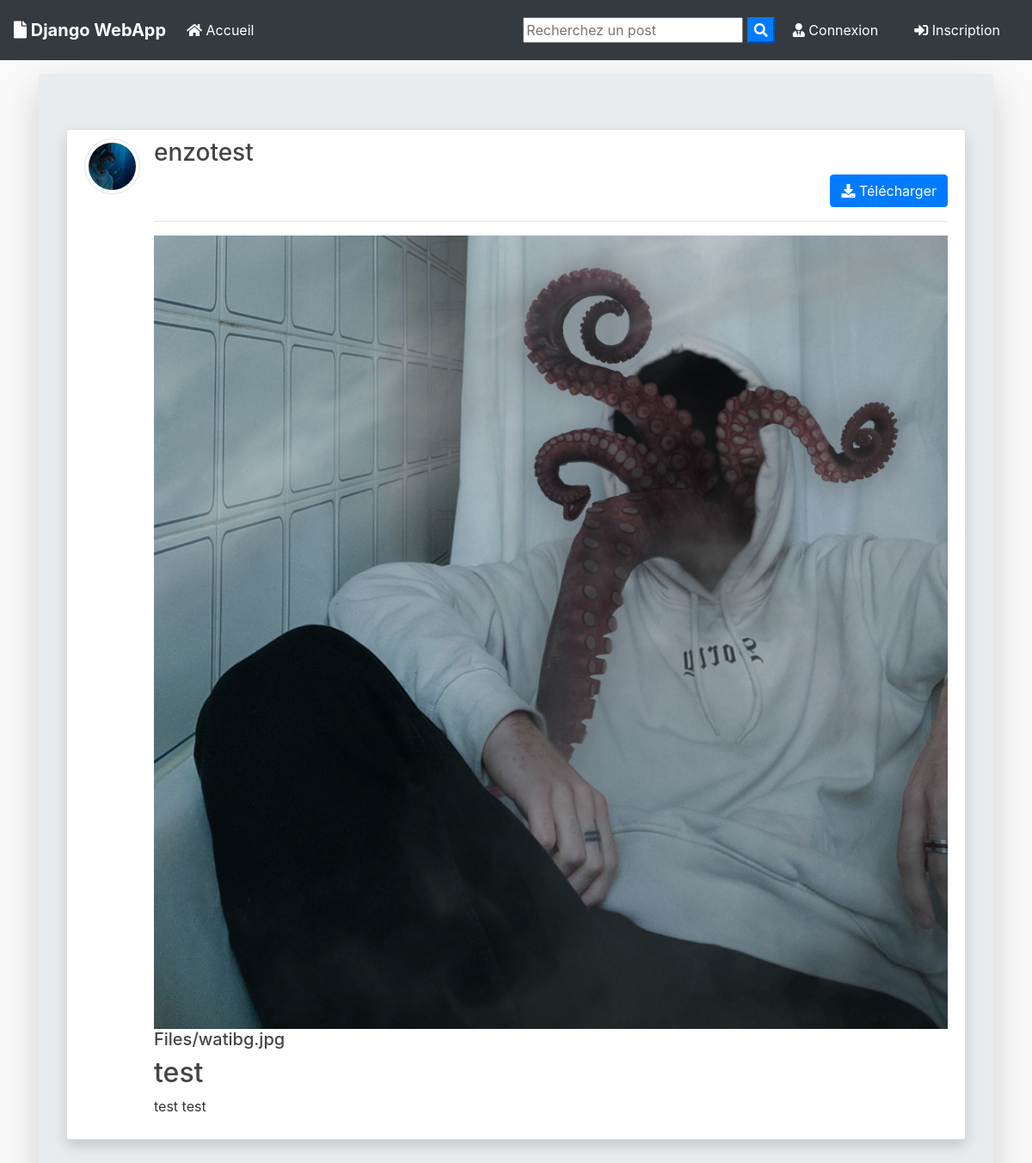
/post/16/, run on the app's committed database.
### blog/models.py (models this page shows, shortened)
class Post(models.Model):
	title = models.CharField(max_length=100)
	file = models.FileField(null=True,blank=True,upload_to='Files')
	content = models.TextField()
	date_posted = models.DateTimeField(default=timezone.now)
	author = models.ForeignKey(User, on_delete=models.CASCADE)
	def extension(self):
		name, extension = os.path.splitext(self.file.name)
		return extension

### users/models.py (models this page shows, shortened)
class Profile(models.Model):
    user = models.OneToOneField(User, on_delete=models.CASCADE)
    image = models.ImageField(default='default.jpg', upload_to='profile_pics')

### blog/views.py (the view)
# urls.py: path('post/<int:pk>/', PostDetailView.as_view(), name='post-detail'),
class PostDetailView(DetailView):
    model = Post
    template_name = 'blog/post_detail.html'

### blog/templates/blog/post_detail.html (shortened to what this page needs)
{% extends "blog/base.html" %}
{% block content %}
<div class="jumbotron mt-3 shadow-lg">
<article class="media content-section shadow ">
   <a href="{{ object.author.profile.image.url }} " target="_blank"> <img src="{{ object.author.profile.image.url }}  " alt="" class="article-img rounded-circle img-thumbnail img-fluid">
   </a>
    <div class="media-body">
      <div class="">
        <div class="d-flex justify-content-between">
        <a class="mr-2 mt-0 mb-0  text-dark" href="{% url 'user-posts' object.author.username  %}"><h3>{{ object.author }}</h3></a>
        </div>
        {% if object.author != user %}
          <div class="form-group mt-0 pt-0 d-flex justify-content-end">
            <a href="{{ object.file.url }}" download class="btn btn-primary flex-last" type="submit"><i class="fas fa-download"></i> Télécharger</a>
          </div>
        {% endif %}
        <hr>
      </div>
      <div>
        {% if object.file %}
          {% if object.extension == '.jpg' or object.extension == 'jpeg' or object.extension == 'png' %}
            <a href="{{ object.file.url }}"  download ><img src="{{ object.file.url }}" alt="" class="img-fluid "></a>
            <a href="{{ object.file.url }}"  download class="text-dark"><h5>{{ object.file }}</h5></a>
          {% else %}
            <a href="{{ object.file.url }}"  download class="text-dark"><h5>{{ object.file }}</h5></a>
          {% endif %}
        {% endif %}
      </div>
      <h2>{{ object.title }}</h2>
      <p class="article-content">{{ object.content }}</p>
    </div>
  </article>
{% endblock content %}

### blog/static/blog/main.css (style rules this page uses)
body { background: #fafafa; color: #333333; margin-top: 0; }
h1, h2, h3, h4, h5, h6 { color: #444444; }
.content-section { background: #ffffff; padding: 10px 20px; border: 1px solid #dddddd; border-radius: 3px; margin-bottom: 20px; }
.article-content { white-space: pre-line; }
.article-img { height: 65px; width: 65px; margin-right: 16px; }

### data on the page
Post: author.profile.image (picture), author "enzotest", file (picture), file "Files/watibg.jpg", title "test", content "test test"
